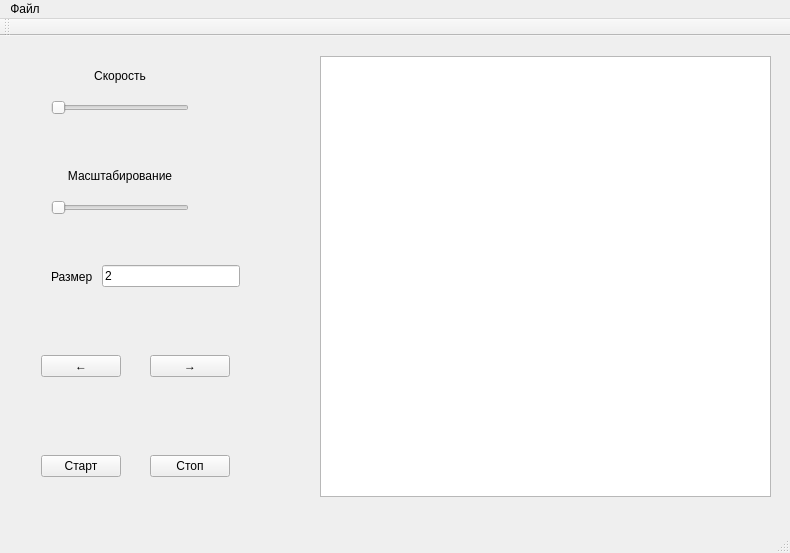
<?xml version="1.0" encoding="UTF-8"?>
<ui version="4.0">
 <class>MainWindow</class>
 <widget class="QMainWindow" name="MainWindow">
  <property name="geometry">
   <rect>
    <x>0</x>
    <y>0</y>
    <width>790</width>
    <height>553</height>
   </rect>
  </property>
  <property name="windowTitle">
   <string>MainWindow</string>
  </property>
  <widget class="QWidget" name="centralWidget">
   <widget class="QWidget" name="horizontalLayoutWidget">
    <property name="geometry">
     <rect>
      <x>30</x>
      <y>390</y>
      <width>211</width>
      <height>81</height>
     </rect>
    </property>
    <layout class="QHBoxLayout" name="horizontalLayout">
     <item>
      <widget class="QPushButton" name="pushButton">
       <property name="text">
        <string>Старт</string>
       </property>
      </widget>
     </item>
     <item>
      <spacer name="horizontalSpacer_2">
       <property name="orientation">
        <enum>Qt::Horizontal</enum>
       </property>
       <property name="sizeHint" stdset="0">
        <size>
         <width>40</width>
         <height>20</height>
        </size>
       </property>
      </spacer>
     </item>
     <item>
      <widget class="QPushButton" name="pushButton_2">
       <property name="text">
        <string>Стоп</string>
       </property>
      </widget>
     </item>
    </layout>
   </widget>
   <widget class="QWidget" name="horizontalLayoutWidget_2">
    <property name="geometry">
     <rect>
      <x>30</x>
      <y>290</y>
      <width>211</width>
      <height>81</height>
     </rect>
    </property>
    <layout class="QHBoxLayout" name="horizontalLayout_2">
     <item>
      <widget class="QPushButton" name="pushButton_3">
       <property name="text">
        <string>←</string>
       </property>
      </widget>
     </item>
     <item>
      <spacer name="horizontalSpacer">
       <property name="orientation">
        <enum>Qt::Horizontal</enum>
       </property>
       <property name="sizeHint" stdset="0">
        <size>
         <width>40</width>
         <height>20</height>
        </size>
       </property>
      </spacer>
     </item>
     <item>
      <widget class="QPushButton" name="pushButton_4">
       <property name="text">
        <string>→</string>
       </property>
      </widget>
     </item>
    </layout>
   </widget>
   <widget class="QWidget" name="verticalLayoutWidget">
    <property name="geometry">
     <rect>
      <x>40</x>
      <y>110</y>
      <width>160</width>
      <height>80</height>
     </rect>
    </property>
    <layout class="QVBoxLayout" name="verticalLayout">
     <item>
      <widget class="QLabel" name="label">
       <property name="text">
        <string>Масштабирование</string>
       </property>
       <property name="alignment">
        <set>Qt::AlignCenter</set>
       </property>
      </widget>
     </item>
     <item>
      <widget class="QSlider" name="horizontalSlider">
       <property name="orientation">
        <enum>Qt::Horizontal</enum>
       </property>
      </widget>
     </item>
    </layout>
   </widget>
   <widget class="QWidget" name="verticalLayoutWidget_2">
    <property name="geometry">
     <rect>
      <x>40</x>
      <y>10</y>
      <width>160</width>
      <height>80</height>
     </rect>
    </property>
    <layout class="QVBoxLayout" name="verticalLayout_2">
     <item>
      <widget class="QLabel" name="label_2">
       <property name="text">
        <string>Скорость</string>
       </property>
       <property name="alignment">
        <set>Qt::AlignCenter</set>
       </property>
      </widget>
     </item>
     <item>
      <widget class="QSlider" name="horizontalSlider_2">
       <property name="orientation">
        <enum>Qt::Horizontal</enum>
       </property>
      </widget>
     </item>
    </layout>
   </widget>
   <widget class="QWidget" name="horizontalLayoutWidget_3">
    <property name="geometry">
     <rect>
      <x>40</x>
      <y>210</y>
      <width>211</width>
      <height>61</height>
     </rect>
    </property>
    <layout class="QHBoxLayout" name="horizontalLayout_3">
     <item>
      <widget class="QLabel" name="label_3">
       <property name="text">
        <string>Размер </string>
       </property>
      </widget>
     </item>
     <item>
      <widget class="QLineEdit" name="lineEdit">
       <property name="text">
        <string>2</string>
       </property>
      </widget>
     </item>
    </layout>
   </widget>
   <widget class="QGraphicsView" name="graphicsView">
    <property name="geometry">
     <rect>
      <x>320</x>
      <y>20</y>
      <width>451</width>
      <height>441</height>
     </rect>
    </property>
   </widget>
  </widget>
  <widget class="QMenuBar" name="menuBar">
   <property name="geometry">
    <rect>
     <x>0</x>
     <y>0</y>
     <width>790</width>
     <height>30</height>
    </rect>
   </property>
   <widget class="QMenu" name="menu">
    <property name="title">
     <string>Файл</string>
    </property>
    <addaction name="action"/>
    <addaction name="action_2"/>
    <addaction name="action_3"/>
   </widget>
   <addaction name="menu"/>
  </widget>
  <widget class="QToolBar" name="mainToolBar">
   <attribute name="toolBarArea">
    <enum>TopToolBarArea</enum>
   </attribute>
   <attribute name="toolBarBreak">
    <bool>false</bool>
   </attribute>
  </widget>
  <widget class="QStatusBar" name="statusBar"/>
  <action name="action">
   <property name="text">
    <string>Открыть</string>
   </property>
  </action>
  <action name="action_2">
   <property name="text">
    <string>Сохранить как...</string>
   </property>
  </action>
  <action name="action_3">
   <property name="text">
    <string>Сохранить</string>
   </property>
  </action>
 </widget>
 <layoutdefault spacing="6" margin="11"/>
 <resources/>
 <connections/>
</ui>
